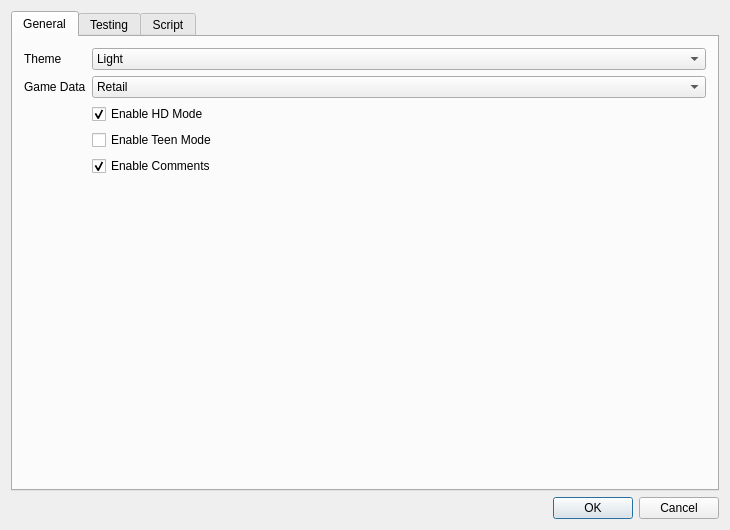
<?xml version="1.0" encoding="UTF-8"?>
<ui version="4.0">
 <class>SettingsEditor</class>
 <widget class="QDialog" name="SettingsEditor">
  <property name="windowModality">
   <enum>Qt::ApplicationModal</enum>
  </property>
  <property name="geometry">
   <rect>
    <x>0</x>
    <y>0</y>
    <width>730</width>
    <height>530</height>
   </rect>
  </property>
  <property name="windowTitle">
   <string>Settings</string>
  </property>
  <layout class="QVBoxLayout" name="verticalLayout_1">
   <item>
    <layout class="QVBoxLayout" name="verticalLayout">
     <item>
      <widget class="QTabWidget" name="tabs">
       <property name="currentIndex">
        <number>0</number>
       </property>
       <property name="usesScrollButtons">
        <bool>false</bool>
       </property>
       <widget class="QWidget" name="tab">
        <attribute name="title">
         <string>General</string>
        </attribute>
        <layout class="QFormLayout" name="formLayout_2">
         <item row="0" column="0">
          <widget class="QLabel" name="themeLabel">
           <property name="text">
            <string>Theme</string>
           </property>
          </widget>
         </item>
         <item row="0" column="1">
          <widget class="QComboBox" name="theme">
           <item>
            <property name="text">
             <string>Light</string>
            </property>
           </item>
           <item>
            <property name="text">
             <string>Dark</string>
            </property>
           </item>
          </widget>
         </item>
         <item row="1" column="0">
          <widget class="QLabel" name="typeLabel">
           <property name="text">
            <string>Game Data</string>
           </property>
          </widget>
         </item>
         <item row="1" column="1">
          <widget class="QComboBox" name="flavour">
           <item>
            <property name="text">
             <string>Retail</string>
            </property>
           </item>
           <item>
            <property name="text">
             <string>PTR</string>
            </property>
           </item>
          </widget>
         </item>
         <item row="2" column="1">
          <widget class="QCheckBox" name="hd">
           <property name="text">
            <string>Enable HD Mode</string>
           </property>
           <property name="checked">
            <bool>true</bool>
           </property>
          </widget>
         </item>
         <item row="3" column="1">
          <widget class="QCheckBox" name="teen">
           <property name="text">
            <string>Enable Teen Mode</string>
           </property>
          </widget>
         </item>
         <item row="4" column="1">
           <widget class="QCheckBox" name="comments">
             <property name="text">
               <string>Enable Comments</string>
             </property>
             <property name="checked">
               <bool>true</bool>
             </property>
           </widget>
         </item>
        </layout>
       </widget>
       <widget class="QWidget" name="tab_1">
        <attribute name="title">
         <string>Testing</string>
        </attribute>
        <layout class="QFormLayout" name="formLayout">
         <property name="labelAlignment">
          <set>Qt::AlignLeading|Qt::AlignLeft|Qt::AlignTop</set>
         </property>
         <property name="verticalSpacing">
          <number>6</number>
         </property>
         <item row="0" column="0" colspan="2">
          <layout class="QFormLayout" name="formLayout_4">
           <property name="labelAlignment">
            <set>Qt::AlignHCenter|Qt::AlignTop</set>
           </property>
           <property name="horizontalSpacing">
            <number>6</number>
           </property>
           <property name="verticalSpacing">
            <number>0</number>
           </property>
           <item row="0" column="0">
            <widget class="QLabel" name="label">
             <property name="text">
              <string>Arguments:</string>
             </property>
            </widget>
           </item>
           <item row="0" column="1">
            <widget class="QLineEdit" name="userArgs"/>
           </item>
           <item row="1" column="0">
            <widget class="QLabel" name="label_9">
             <property name="text">
              <string>Difficulty</string>
             </property>
            </widget>
           </item>
           <item row="1" column="1">
            <widget class="QComboBox" name="diff">
             <property name="currentText">
              <string>Normal</string>
             </property>
             <item>
              <property name="text">
               <string>Easy</string>
              </property>
             </item>
             <item>
              <property name="text">
               <string>Normal</string>
              </property>
             </item>
             <item>
              <property name="text">
               <string>Hard</string>
              </property>
             </item>
            </widget>
           </item>
           <item row="2" column="0">
            <widget class="QLabel" name="label_8">
             <property name="text">
              <string>Window Mode</string>
             </property>
            </widget>
           </item>
           <item row="2" column="1">
            <widget class="QComboBox" name="windowmode">
             <item>
              <property name="text">
               <string>Default</string>
              </property>
             </item>
             <item>
              <property name="text">
               <string>Windowed</string>
              </property>
             </item>
             <item>
              <property name="text">
               <string>Windowed Fullscreen</string>
              </property>
             </item>
             <item>
              <property name="text">
               <string>Fullscreen</string>
              </property>
             </item>
            </widget>
           </item>
           <item row="3" column="0">
            <widget class="QLabel" name="label_10">
             <property name="text">
              <string>Asset Mode</string>
             </property>
            </widget>
           </item>
           <item row="3" column="1">
            <widget class="QComboBox" name="testhd">
             <item>
              <property name="text">
               <string>Default</string>
              </property>
             </item>
             <item>
              <property name="text">
               <string>HD</string>
              </property>
             </item>
             <item>
              <property name="text">
               <string>SD</string>
              </property>
             </item>
            </widget>
           </item>
           <item row="4" column="0">
            <widget class="QLabel" name="label_11">
             <property name="text">
              <string>Teen Mode</string>
             </property>
            </widget>
           </item>
           <item row="4" column="1">
            <widget class="QComboBox" name="testteen">
             <item>
              <property name="text">
               <string>Default</string>
              </property>
             </item>
             <item>
              <property name="text">
               <string>On</string>
              </property>
             </item>
             <item>
              <property name="text">
               <string>Off</string>
              </property>
             </item>
            </widget>
           </item>
           <item row="5" column="0">
            <widget class="QLabel" name="label_12">
             <property name="text">
              <string>Profile Name</string>
             </property>
            </widget>
           </item>
           <item row="5" column="1">
            <widget class="QLineEdit" name="profile">
             <property name="text">
              <string>HiveWE</string>
             </property>
            </widget>
           </item>
           <item row="6" column="1">
            <widget class="QCheckBox" name="fixedseed">
             <property name="text">
              <string>Fixed random Seed</string>
             </property>
             <property name="checked">
              <bool>true</bool>
             </property>
            </widget>
           </item>
           <item row="7" column="1">
            <widget class="QCheckBox" name="nowfpause">
             <property name="text">
              <string>No Windows Focus Pause</string>
             </property>
             <property name="checked">
              <bool>true</bool>
             </property>
            </widget>
           </item>
           <item row="8" column="0">
            <widget class="QLabel" name="label_7">
             <property name="text">
              <string>Final arguments:</string>
             </property>
            </widget>
           </item>
           <item row="8" column="1">
            <widget class="QLineEdit" name="testArgs">
             <property name="readOnly">
              <bool>true</bool>
             </property>
            </widget>
           </item>
          </layout>
         </item>
        </layout>
       </widget>
       <widget class="QWidget" name="tab_2">
        <attribute name="title">
         <string>Script</string>
        </attribute>
        <layout class="QVBoxLayout" name="verticalLayout_4">
         <item>
          <widget class="QGroupBox" name="groupBox_2">
           <property name="title">
            <string>Generate map script</string>
           </property>
           <property name="checkable">
            <bool>true</bool>
           </property>
           <layout class="QVBoxLayout" name="verticalLayout_2">
            <item>
             <widget class="QLabel" name="label_6">
              <property name="sizePolicy">
               <sizepolicy hsizetype="Preferred" vsizetype="Preferred">
                <horstretch>0</horstretch>
                <verstretch>0</verstretch>
               </sizepolicy>
              </property>
              <property name="text">
               <string>Map script generation implies converting all GUI triggers to JASS and appending the text from all custom triggers.</string>
              </property>
             </widget>
            </item>
            <item>
             <widget class="QCheckBox" name="checkBox_2">
              <property name="text">
               <string>Run VJass preprocessor</string>
              </property>
              <property name="checked">
               <bool>true</bool>
              </property>
             </widget>
            </item>
           </layout>
          </widget>
         </item>
         <item>
          <widget class="QGroupBox" name="groupBox">
           <property name="title">
            <string>Custom Tool</string>
           </property>
           <property name="checkable">
            <bool>true</bool>
           </property>
           <property name="checked">
            <bool>false</bool>
           </property>
           <layout class="QVBoxLayout" name="verticalLayout_3">
            <item>
             <layout class="QFormLayout" name="formLayout_3">
              <item row="0" column="0">
               <widget class="QLabel" name="label_2">
                <property name="text">
                 <string>Executable</string>
                </property>
               </widget>
              </item>
              <item row="1" column="0">
               <widget class="QLabel" name="label_3">
                <property name="text">
                 <string>Arguments</string>
                </property>
               </widget>
              </item>
              <item row="2" column="0">
               <widget class="QLabel" name="label_4">
                <property name="text">
                 <string>Working Directory</string>
                </property>
               </widget>
              </item>
              <item row="0" column="1">
               <layout class="QHBoxLayout" name="horizontalLayout_2">
                <item>
                 <widget class="QLineEdit" name="lineEdit_2"/>
                </item>
                <item>
                 <widget class="QToolButton" name="toolButton_2">
                  <property name="sizePolicy">
                   <sizepolicy hsizetype="Preferred" vsizetype="Preferred">
                    <horstretch>0</horstretch>
                    <verstretch>0</verstretch>
                   </sizepolicy>
                  </property>
                  <property name="text">
                   <string>...</string>
                  </property>
                 </widget>
                </item>
               </layout>
              </item>
              <item row="2" column="1">
               <layout class="QHBoxLayout" name="horizontalLayout_4">
                <item>
                 <widget class="QLineEdit" name="lineEdit_4"/>
                </item>
                <item>
                 <widget class="QToolButton" name="toolButton_4">
                  <property name="sizePolicy">
                   <sizepolicy hsizetype="Preferred" vsizetype="Preferred">
                    <horstretch>0</horstretch>
                    <verstretch>0</verstretch>
                   </sizepolicy>
                  </property>
                  <property name="text">
                   <string>...</string>
                  </property>
                 </widget>
                </item>
               </layout>
              </item>
              <item row="1" column="1">
               <widget class="QLineEdit" name="lineEdit_5"/>
              </item>
             </layout>
            </item>
            <item>
             <widget class="QLabel" name="label_5">
              <property name="text">
               <string>HiveWE exposes the following variables:
$hivewe_path - The absolute path to the HiveWE exe
$map_path - The absolute path to the map directory</string>
              </property>
             </widget>
            </item>
           </layout>
          </widget>
         </item>
         <item>
          <spacer name="verticalSpacer">
           <property name="orientation">
            <enum>Qt::Vertical</enum>
           </property>
           <property name="sizeHint" stdset="0">
            <size>
             <width>20</width>
             <height>194</height>
            </size>
           </property>
          </spacer>
         </item>
        </layout>
       </widget>
      </widget>
     </item>
     <item>
      <widget class="QDialogButtonBox" name="buttonBox">
       <property name="standardButtons">
        <set>QDialogButtonBox::Cancel|QDialogButtonBox::Ok</set>
       </property>
      </widget>
     </item>
    </layout>
   </item>
  </layout>
 </widget>
 <layoutdefault spacing="6" margin="11"/>
 <resources/>
 <connections/>
</ui>
